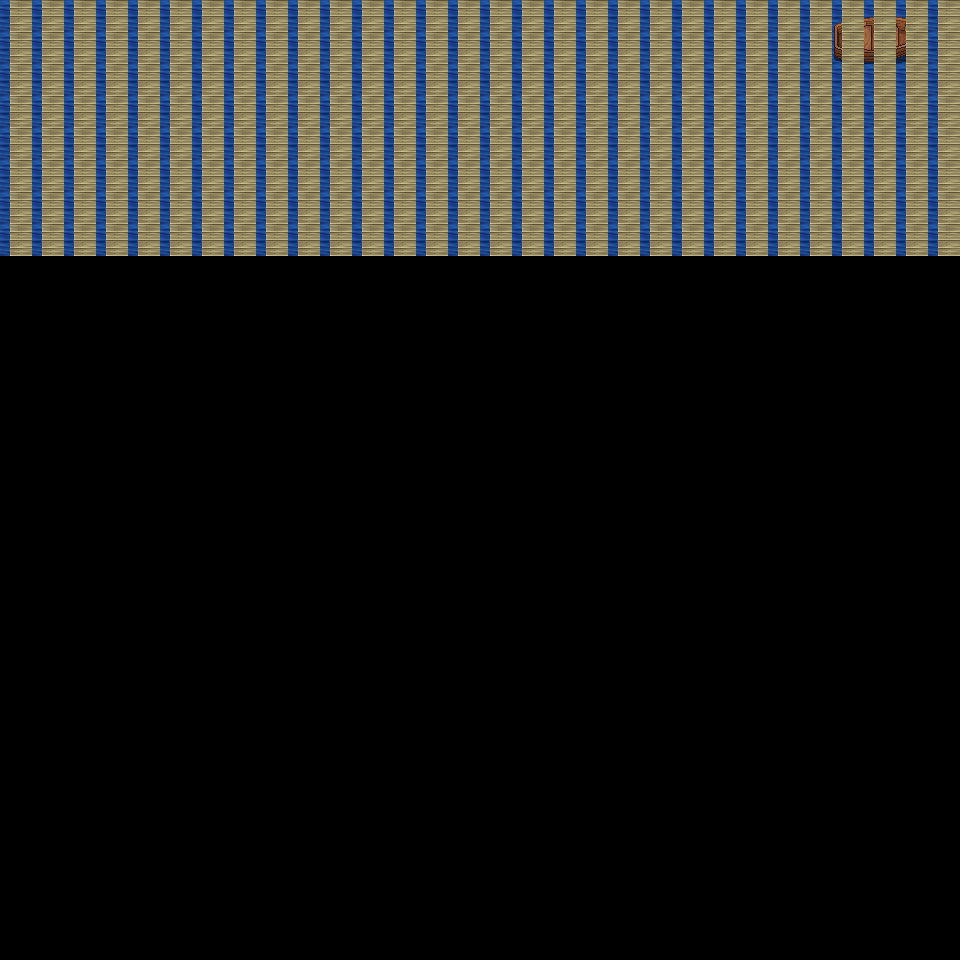

This game map was drawn from its Tiled (.tmx) file and the tilesets committed beside it. A one-line description and the trimmed map source follow:
An orthogonal 30x30 tile map with 32x32 px tiles, 6 tile layers (Ground, Object, Object2, Above, ...), 10 tilesets and 1 object (mapExit).

<map version="1.0" orientation="orthogonal" renderorder="right-down" width="30" height="30" tilewidth="32" tileheight="32" nextobjectid="2">
  <tileset firstgid="1" name="tileset_object_boardwalk" tilewidth="32" tileheight="32" tilecount="36" columns="6">
    <image source="../drawable/tileset_object_boardwalk.png" width="192" height="192" />
  </tileset>
  <tileset firstgid="37" name="tileset_item_weapon_cannon" tilewidth="32" tileheight="32" tilecount="12" columns="3">
    <image source="../drawable/tileset_item_weapon_cannon.png" width="96" height="128" />
  </tileset>
  <tileset firstgid="49" name="tileset_logic_collision" tilewidth="32" tileheight="32" tilecount="1" columns="1">
    <image source="../drawable/tileset_logic_collision.png" width="32" height="32" />
  </tileset>
  <tileset firstgid="50" name="tileset_item_banners_flag" tilewidth="32" tileheight="32" tilecount="12" columns="3">
    <image source="../drawable/tileset_item_banners_flag.png" width="96" height="128" />
  </tileset>
  <tileset firstgid="62" name="tileset_item_flagpole" tilewidth="32" tileheight="32" tilecount="3" columns="1">
    <image source="../drawable/tileset_item_flagpole.png" width="32" height="96" />
  </tileset>
  <tileset firstgid="65" name="tileset_ground_ground" tilewidth="32" tileheight="32" tilecount="33" columns="3">
    <image source="../drawable/tileset_ground_ground.png" width="96" height="352" />
  </tileset>
  <tileset firstgid="98" name="tileset_item_ropes" tilewidth="32" tileheight="32" tilecount="4" columns="2">
    <image source="../drawable/tileset_item_ropes.png" width="64" height="64" />
  </tileset>
  <tileset firstgid="102" name="tileset_object_row_boat" tilewidth="32" tileheight="32" tilecount="30" columns="6">
    <image source="../drawable/tileset_object_row_boat.png" width="192" height="160" />
  </tileset>
  <tileset firstgid="132" name="tileset_object_ship" tilewidth="32" tileheight="32" tilecount="368" columns="16">
    <image source="../drawable/tileset_object_ship.png" width="512" height="736" />
  </tileset>
  <tileset firstgid="500" name="tileset_building_stairs_wooden_ns" tilewidth="32" tileheight="32" tilecount="105" columns="7">
    <image source="../drawable/tileset_building_stairs_wooden_ns.png" width="224" height="480" />
  </tileset>
  <layer name="Ground" width="30" height="30">
    <data>[900 cells, 240 non-empty, 1 distinct tile ids]</data>
  </layer>
  <layer name="Object" width="30" height="30">
    <data>[900 cells, 6 non-empty, 6 distinct tile ids]</data>
  </layer>
  <layer name="Object2" width="30" height="30">
    <data>[900 cells, 0 non-empty, 0 distinct tile ids]</data>
  </layer>
  <layer name="Above" width="30" height="30">
    <data>[900 cells, 0 non-empty, 0 distinct tile ids]</data>
  </layer>
  <layer name="Above2" width="30" height="30">
    <data>[900 cells, 0 non-empty, 0 distinct tile ids]</data>
  </layer>
  <layer name="Walkable" width="30" height="30">
    <data>[900 cells, 240 non-empty, 1 distinct tile ids]</data>
  </layer>
  <objectgroup name="MapEvents">
    <object id="1" name="east" type="mapExit" x="928" y="256" width="32" height="704">
      <properties>
        <property name="map" value="level_0_x257_y46" />
        <property name="x" value="1" />
        <property name="y" value="8" />
      </properties>
    </object>
  </objectgroup>
</map>
